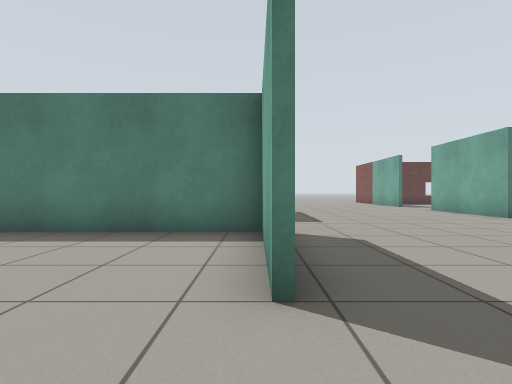
view 1 (above)

22 first-person views from a walk through a world built for the Gazebo simulator. The camera is 0.72 m above the floor, looks level and sees 80° across. The floor is counted in squares, 1 m on a side. Each view is taken from the middle of a square. On the plan, view 1 faces up. The plan holds only what a view shows up to about 10 squares ahead; the rest is blank. Simple patterns stand in for the simulator's built-in surfaces.

view 2
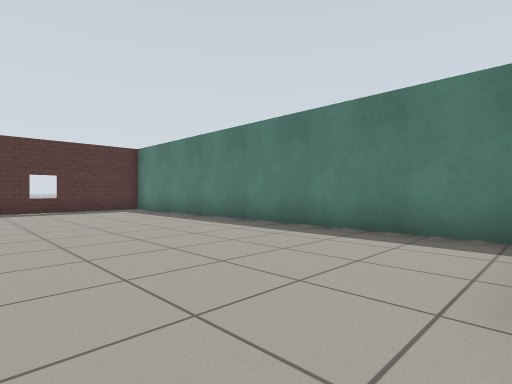

view 3
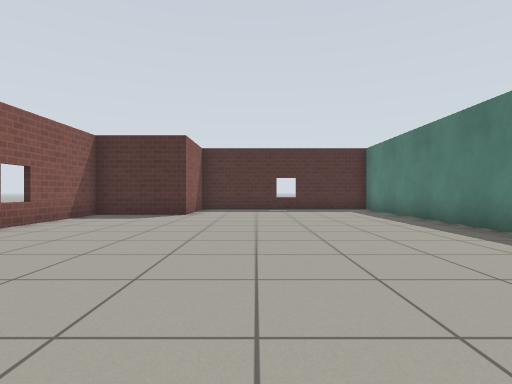

view 4
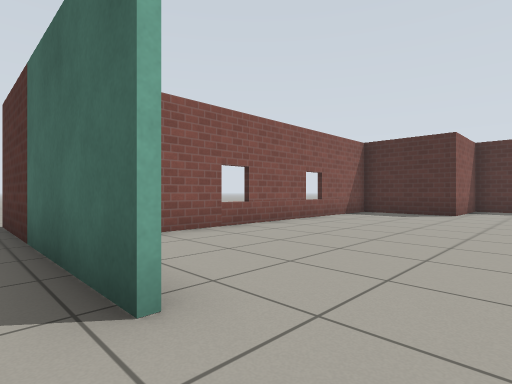

view 5
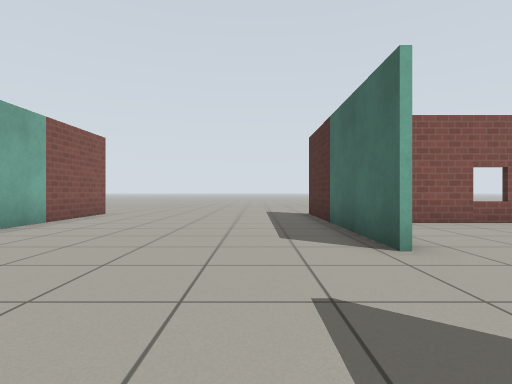

view 6
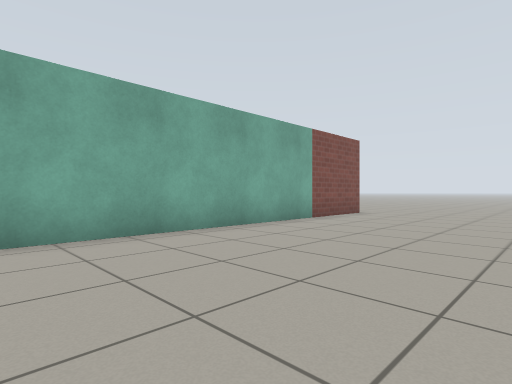

view 7
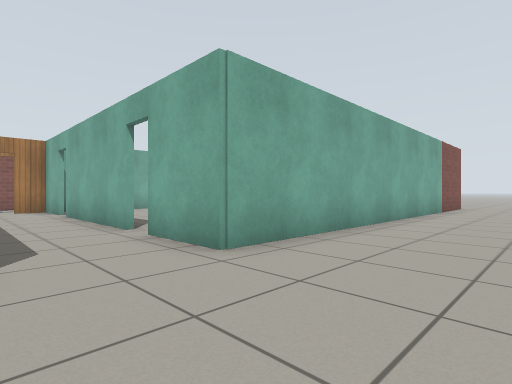

view 8
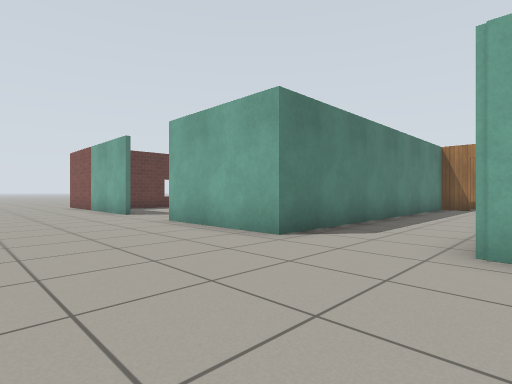

view 9
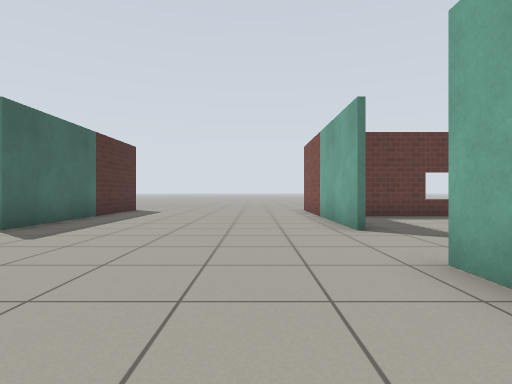

view 10
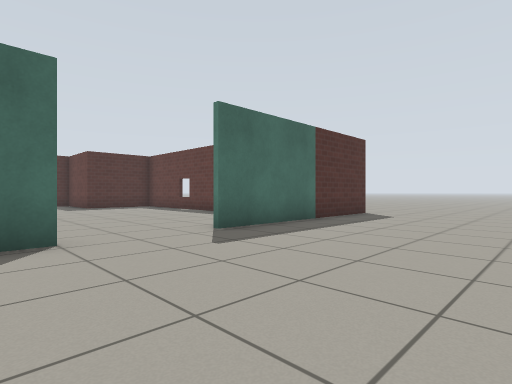

view 11
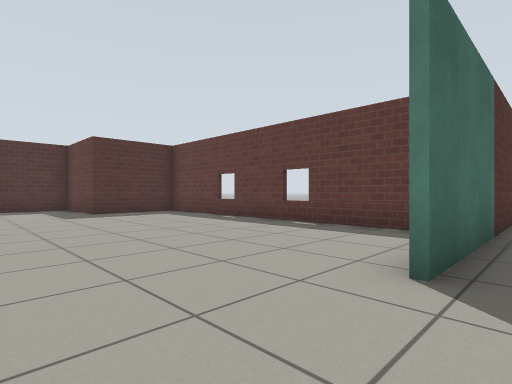

view 12
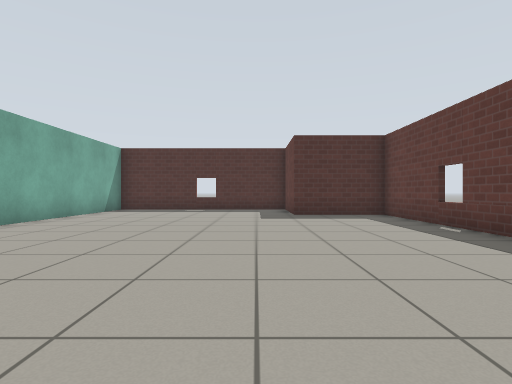

view 13
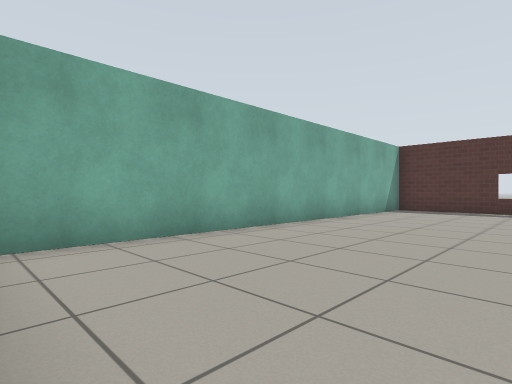

view 14
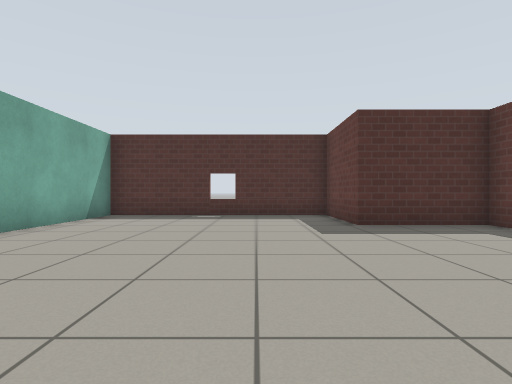

view 15
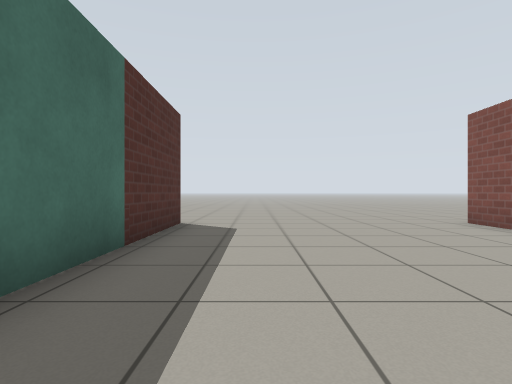

view 16
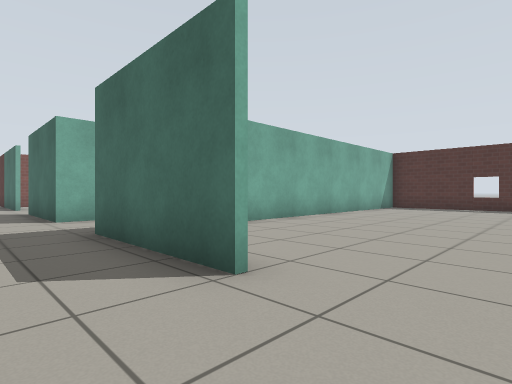

view 17
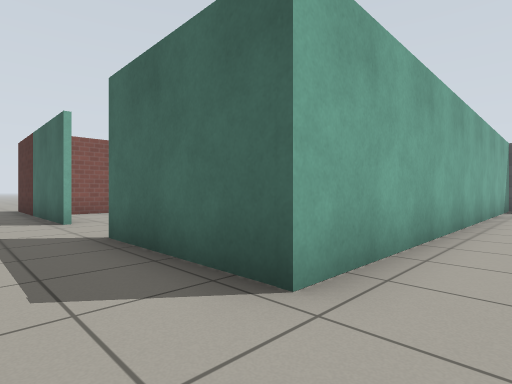

view 18
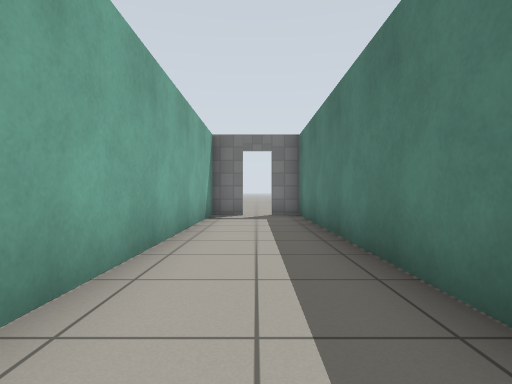

view 19
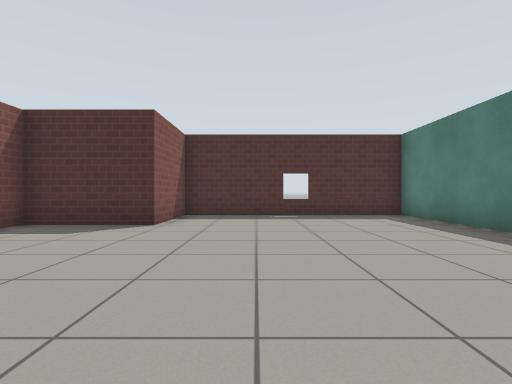

view 20
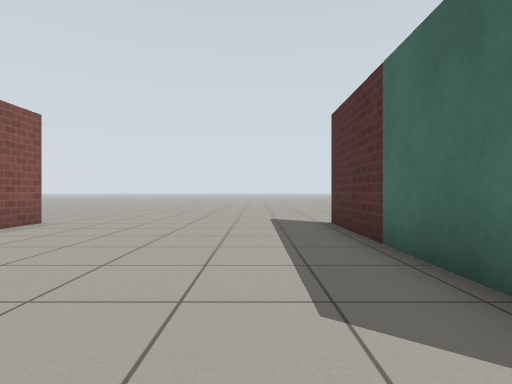

view 21
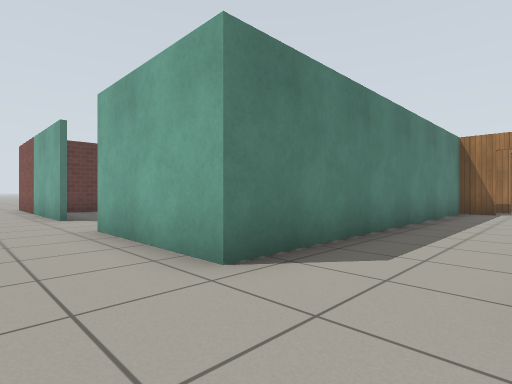

view 22
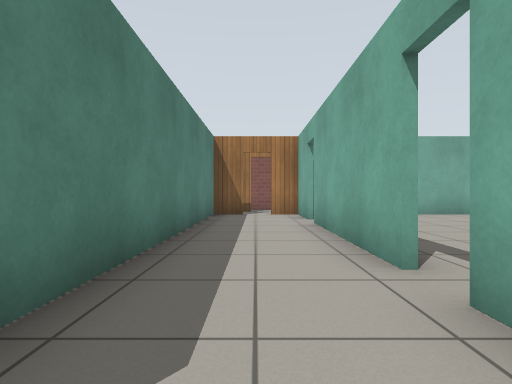

### Floor plan
Points are (right, up) in squares from view 1. A wall is a line through its corners. A room is listed if a view was taken in it or the views show most of it. See-through windows are left out.
Room 1 (views 1, 2, 3, 19)
walls: (0.1, 2.1) (0.1, 5.5) (-12.5, 5.5); (-12.4, 4.9) (-12.4, -1.2) (-9.6, -1.2) (-9.6, -4) (-0.6, -4)
ways out: opening at (0, 0.5) to room 2
Room 2 (views 4, 5, 6, 7, 8, 9, 10, 11, 12, 13, 14, 15, 16, 17, 18, 20, 21, 22)
walls: (0.3, 12) (0.3, 8.3); (-4.5, 8.3) (-12.4, 8.3); (6.9, 14.6) (6.9, 21.1); (-1, 18.1) (-9.6, 18.1) (-9.6, 15.2) (-12.4, 15.2) (-12.4, 8.5) (-0.4, 8.5); (9.8, 5.6) (14.1, 5.6); (0.3, -0.6) (0.3, -7); (0.3, 21.1) (0.3, 14.6); (-12.4, 6.6) (-12.4, 4.9); (-12.5, 5.7) (0.3, 5.6) (0.3, 2); (15, 5.6) (16.7, 5.6); (16.7, 8.3) (6.9, 8.3) (6.9, 12); (6.9, -7.1) (6.9, 5.6) (9, 5.6)
ways out: opening at (0, 0.5) to room 1; opening at (0, -8); opening at (0, 22); opening at (7, -8); opening at (7, 13.5); opening at (7, 22); open door at (9.5, 6); open door at (14.5, 6); open door at (17.5, 7)

Positions as (right, up) in squares from view 1, and headings:
1: (0, 0), facing up
2: (0, 0), facing up-left
3: (0, 1), facing left
4: (1, 1), facing down-left
5: (2, 3), facing down
6: (2, 3), facing down-right
7: (4, 8), facing down-right
8: (3, 5), facing up-right
9: (5, 9), facing up
10: (5, 11), facing up-left
11: (1, 12), facing up-left
12: (0, 14), facing left
13: (0, 13), facing down-left
14: (-3, 13), facing left
15: (2, 14), facing up
16: (2, 14), facing down-left
17: (2, 7), facing down-left
18: (-3, 7), facing left
19: (-3, 1), facing left
20: (2, 0), facing down
21: (5, 6), facing up-right
22: (7, 7), facing right
